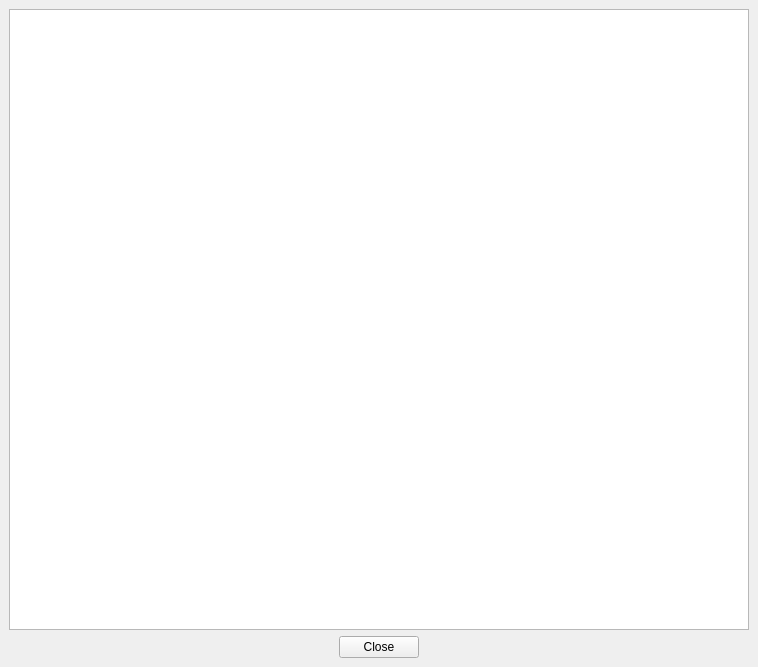
<?xml version="1.0" encoding="UTF-8"?>
<ui version="4.0">
 <class>MainWindow</class>
 <widget class="QMainWindow" name="MainWindow">
  <property name="geometry">
   <rect>
    <x>0</x>
    <y>0</y>
    <width>758</width>
    <height>667</height>
   </rect>
  </property>
  <property name="sizePolicy">
   <sizepolicy hsizetype="Preferred" vsizetype="Preferred">
    <horstretch>0</horstretch>
    <verstretch>0</verstretch>
   </sizepolicy>
  </property>
  <property name="windowTitle">
   <string>Testmonkey Log</string>
  </property>
  <widget class="QWidget" name="centralwidget">
   <layout class="QVBoxLayout" name="verticalLayout_2">
    <item>
     <layout class="QVBoxLayout" name="verticalLayout">
      <item>
       <widget class="QTextEdit" name="log_file_viewer">
        <property name="sizePolicy">
         <sizepolicy hsizetype="Expanding" vsizetype="Expanding">
          <horstretch>0</horstretch>
          <verstretch>0</verstretch>
         </sizepolicy>
        </property>
        <property name="lineWrapMode">
         <enum>QTextEdit::WidgetWidth</enum>
        </property>
        <property name="readOnly">
         <bool>true</bool>
        </property>
        <property name="textInteractionFlags">
         <set>Qt::TextSelectableByKeyboard|Qt::TextSelectableByMouse</set>
        </property>
       </widget>
      </item>
      <item>
       <layout class="QHBoxLayout" name="horizontalLayout">
        <item>
         <widget class="QPushButton" name="close_button">
          <property name="enabled">
           <bool>true</bool>
          </property>
          <property name="sizePolicy">
           <sizepolicy hsizetype="Fixed" vsizetype="Fixed">
            <horstretch>0</horstretch>
            <verstretch>0</verstretch>
           </sizepolicy>
          </property>
          <property name="text">
           <string>Close</string>
          </property>
         </widget>
        </item>
       </layout>
      </item>
     </layout>
    </item>
   </layout>
  </widget>
  <widget class="QMenuBar" name="menubar">
   <property name="geometry">
    <rect>
     <x>0</x>
     <y>0</y>
     <width>758</width>
     <height>21</height>
    </rect>
   </property>
  </widget>
 </widget>
 <resources/>
 <connections/>
</ui>
